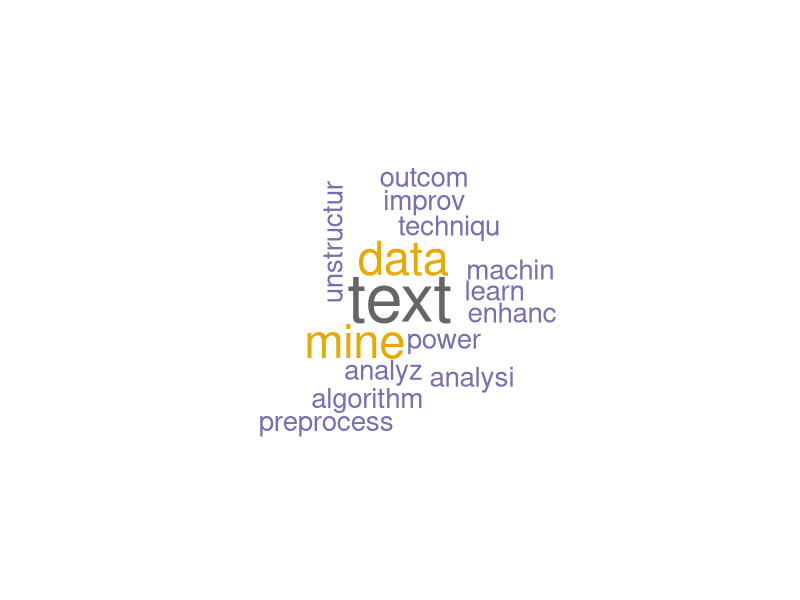
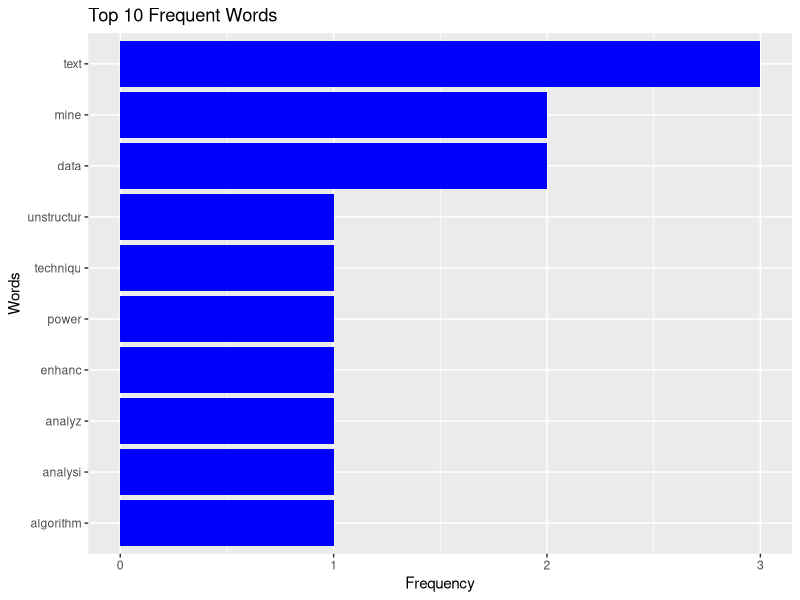

Source code (R) for these figures, in order:
#Install required packages (if not installed)
install.packages("tm")
install.packages("SnowballC")
install.packages("wordcloud")
install.packages("ggplot2")

# Load libraries
library(tm)
library(SnowballC)
library(wordcloud)
library(ggplot2)

# Sample text dataset
text_data <- c("Text mining is a powerful technique to analyze unstructured data.",
               "Machine learning algorithms enhance text analysis.",
               "Data preprocessing improves text mining outcomes.")

# Convert text data into a corpus
corpus <- Corpus(VectorSource(text_data))

# Text preprocessing: Convert to lowercase, remove punctuation, numbers, and stopwords
corpus <- tm_map(corpus, content_transformer(tolower))
corpus <- tm_map(corpus, removePunctuation)
corpus <- tm_map(corpus, removeNumbers)
corpus <- tm_map(corpus, removeWords, stopwords("english"))
corpus <- tm_map(corpus, stripWhitespace)

# Stemming (reducing words to root form)
corpus <- tm_map(corpus, stemDocument)

# Create a Term-Document Matrix (TDM)
tdm <- TermDocumentMatrix(corpus)
tdm_matrix <- as.matrix(tdm)
word_freq <- sort(rowSums(tdm_matrix), decreasing = TRUE)

# Convert to data frame for visualization
word_freq_df <- data.frame(word = names(word_freq), freq = word_freq)

# Generate a Word Cloud
wordcloud(words = word_freq_df$word, freq = word_freq_df$freq, min.freq = 1,
          max.words = 50, random.order = FALSE, colors = brewer.pal(8, "Dark2"))

# Bar plot of top words
ggplot(word_freq_df[1:10,], aes(x = reorder(word, freq), y = freq)) +
  geom_bar(stat = "identity", fill = "blue") +
  coord_flip() +
  labs(title = "Top 10 Frequent Words", x = "Words", y = "Frequency")
